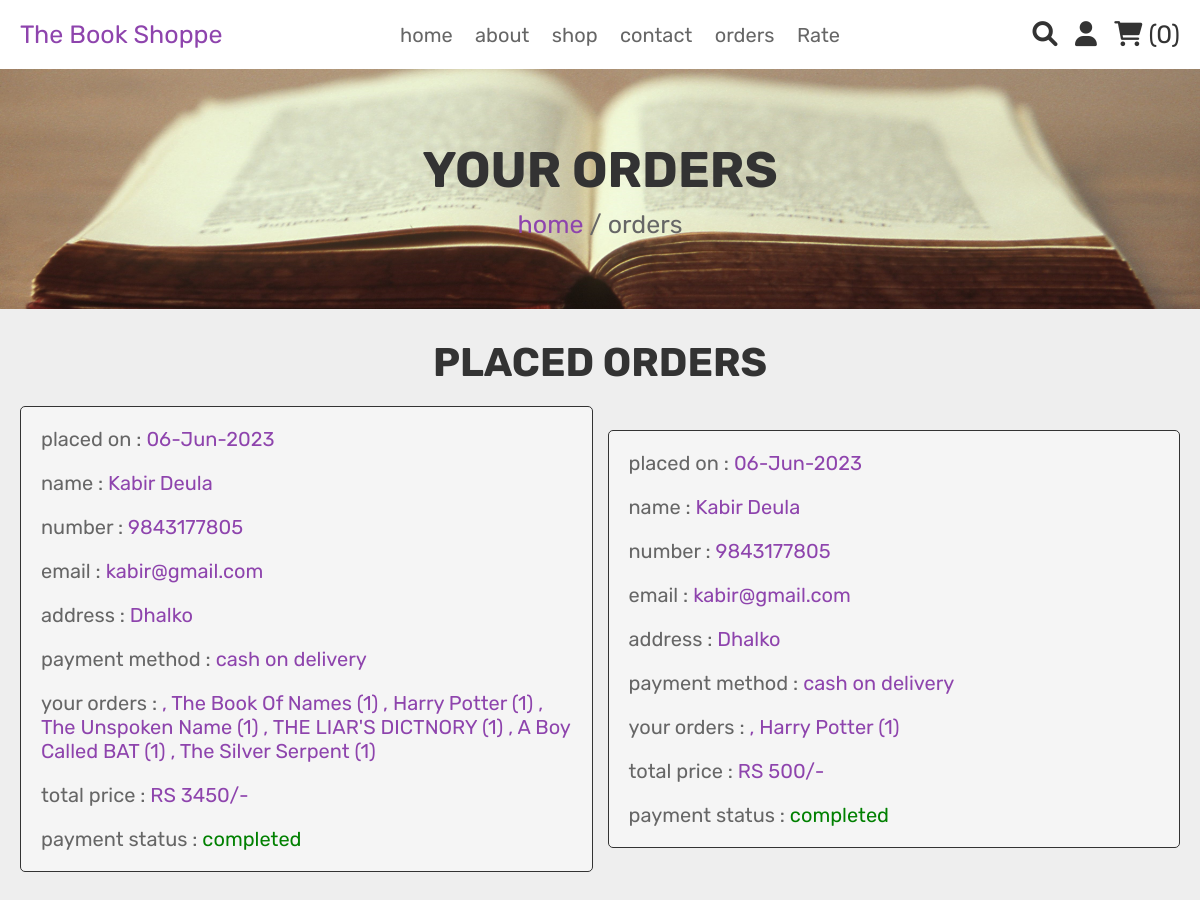
The page /orders.php (signed in) on the database its author committed.
### tables this page shows
CREATE TABLE `orders` (
  `id` int(100) NOT NULL AUTO_INCREMENT,
  `user_id` int(100) NOT NULL,
  `name` varchar(100) NOT NULL,
  `number` varchar(12) NOT NULL,
  `email` varchar(100) NOT NULL,
  `method` varchar(50) NOT NULL,
  `address` varchar(500) NOT NULL,
  `total_products` varchar(1000) NOT NULL,
  `total_price` int(100) NOT NULL,
  `placed_on` varchar(50) NOT NULL,
  `payment_status` varchar(20) NOT NULL DEFAULT 'pending',
  PRIMARY KEY (`id`),
  FOREIGN KEY (`user_id`) REFERENCES `users`(`id`) ON DELETE CASCADE
);

### orders.php (the view, shortened to what this page needs)
<?php
include 'config.php';
$user_id = $_SESSION['user_id'];
?>
<!DOCTYPE html>
<html lang="en">
<head>
   <link rel="stylesheet" href="https://cdnjs.cloudflare.com/ajax/libs/font-awesome/6.0.0/css/all.min.css">
   <link rel="stylesheet" href="css/style.css">
</head>
<body>
   <?php include 'header.php'; ?>
   <div class="heading">
      <h3>your orders</h3>
      <p> <a href="home.php">home</a> / orders </p>
   </div>
   <section class="placed-orders">
      <h1 class="title">placed orders</h1>
      <div class="box-container">
         <?php
         $order_query = mysqli_query($conn, "SELECT * FROM `orders` WHERE user_id = '$user_id'") or die('query failed');
         if (mysqli_num_rows($order_query) > 0) {
            while ($fetch_orders = mysqli_fetch_assoc($order_query)) {
               ?>
               <div class="box">
                  <p> placed on : <span>
                        <?php echo $fetch_orders['placed_on']; ?>
                     </span> </p>
                  <p> name : <span>
                        <?php echo $fetch_orders['name']; ?>
                     </span> </p>
                  <p> number : <span>
                        <?php echo $fetch_orders['number']; ?>
                     </span> </p>
                  <p> email : <span>
                        <?php echo $fetch_orders['email']; ?>
                     </span> </p>
                  <p> address : <span>
                        <?php echo $fetch_orders['address']; ?>
                     </span> </p>
                  <p> payment method : <span>
                        <?php echo $fetch_orders['method']; ?>
                     </span> </p>
                  <p> your orders : <span>
                        <?php echo $fetch_orders['total_products']; ?>
                     </span> </p>
                  <p> total price : <span>RS
                        <?php echo $fetch_orders['total_price']; ?>/-
                     </span> </p>
                  <p> payment status : <span
                        style="color:<?php if ($fetch_orders['payment_status'] == 'pending') {
                           echo 'red';
                        } else {
                           echo 'green';
                        } ?>;"><?php echo $fetch_orders['payment_status']; ?></span> </p>
               </div>
               <?php
            }
         } else {
            echo '<p class="empty">no orders placed yet!</p>';
         }
         ?>
      </div>
   </section>
</body>
</html>

### css/style.css (style rules this page uses)
:root { --purple:#8e44ad; --red:#c0392b; --orange:#f39c12; --black:#333; --white:#fff; --light-color:#666; --light-white:#ccc; --light-bg:#f5f5f5; --border:.1rem solid var(--black); --box-shadow:0 .5rem 1rem rgba(0,0,0,.1); }
* { font-family: 'Rubik', sans-serif; margin:0; padding:0; box-sizing: border-box; outline: none; border:none; text-decoration: none; transition:all .2s linear; }
html { font-size: 62.5%; overflow-x: hidden; }
section { padding:3rem 2rem; }
.title { text-align: center; margin-bottom: 2rem; text-transform: uppercase; color:var(--black); font-size: 4rem; }
.heading { min-height: 30vh; display: flex; flex-flow: column; align-items: center; justify-content: center; gap:1rem; background: url(../images/kool2.jpg) no-repeat; background-size: cover; background-position: center; text-align: center; }
.heading h3 { font-size: 5rem; color:var(--black); text-transform: uppercase; }
.heading p { font-size: 2.5rem; color:var(--light-color); }
.heading p a { color:var(--purple); }
.placed-orders .box-container { max-width: 1200px; margin:0 auto; display:flex; flex-wrap: wrap; align-items: center; gap:1.5rem; }
.placed-orders .box-container .box { flex:1 1 40rem; border-radius: .5rem; padding:2rem; border:var(--border); background-color: var(--light-bg); padding:1rem 2rem; }
.placed-orders .box-container .box p { padding:1rem 0; font-size: 2rem; color:var(--light-color); }
.placed-orders .box-container .box p span { color:var(--purple); }
body { background-color: #eee; }

### rows shown on the page
orders: placed_on "06-Jun-2023", name "Kabir Deula", number "9843177805", email "kabir@gmail.com", address "Dhalko", method "cash on delivery", total_products ", The Book Of Names (1) , Harry Potter (1) , The Unspoken Name (1) , THE LIAR'S DICTNORY (1) , A Boy Called BAT (1) , The Silver Serpent (1)", total_price "3450", payment_status "completed"
orders: placed_on "06-Jun-2023", name "Kabir Deula", number "9843177805", email "kabir@gmail.com", address "Dhalko", method "cash on delivery", total_products ", Harry Potter (1)", total_price "500", payment_status "completed"

### other values the page prints
$cart_rows_number "0"
